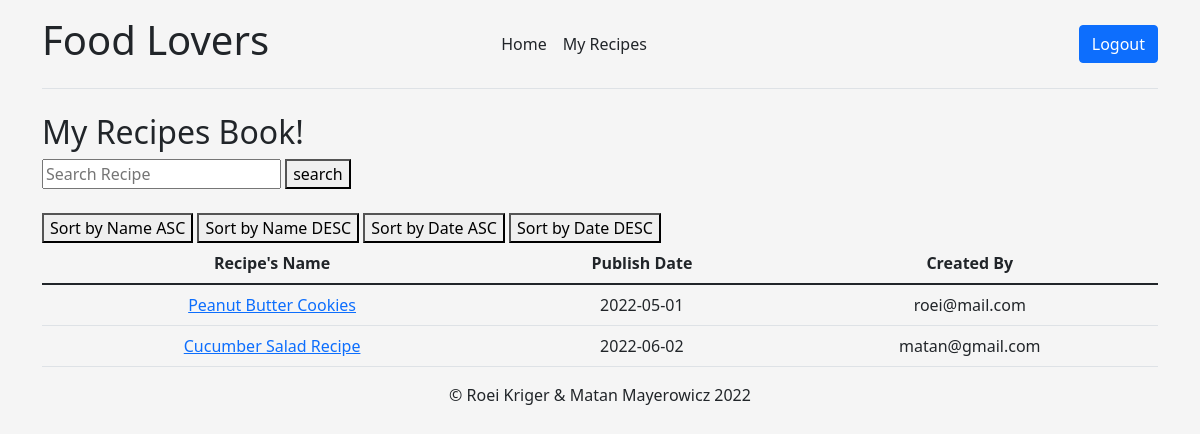
The app's page /recipes_page.php (signed in) with its own data.
### tables this page shows
CREATE TABLE `tbl_shared_recipes` (
  `user_mail` varchar(30) NOT NULL,
  `res_id` int(11) NOT NULL,
  `did_approve` tinyint(1) NOT NULL
);

CREATE TABLE `tbl_recipes` (
  `res_id` int(11) NOT NULL,
  `res_name` varchar(30) NOT NULL,
  `publish_date` date NOT NULL,
  `description` text NOT NULL,
  `author` varchar(30) NOT NULL
);

### recipes_page.php (the view, shortened to what this page needs)
<?php require_once "parts/header.php"; ?>
<?php require_once "db_actions/db.php"; ?>
<h2> My Recipes Book!</h2>
<div class="wrap">
  <form class="search" method="GET" action="?">
    <input type="text" name="searchText" class="searchTerm" placeholder="Search Recipe">
    <button type="submit" class="searchButton" id="searchbtn"> search </button>
  </form>
</div>
<br>
<button id="bNameA" onclick="location.href = 'recipes_page.php?dir=nameasc'">Sort by Name ASC</button>
<button id="bNameD" onclick="location.href = 'recipes_page.php?dir=namedesc'">Sort by Name DESC</button>
<button id="bDateA" onclick="location.href = 'recipes_page.php?dir=dateasc'">Sort by Date ASC</button>
<button id="bDateD" onclick="location.href = 'recipes_page.php?dir=datedesc'">Sort by Date DESC</button>
<table class="table" id="tbl">
  <thead>
    <tr>
      <th scope='col'>Recipe's Name</th>
      <th scope='col'>Publish Date</th>
      <th scope='col'>Created By</th>
    </tr>
  </thead>
  <tbody>
    <?php
    $where = "";
    $orderBy = "";
    $mail =  $_SESSION['user_email'];
    $sql = "SELECT * FROM tbl_recipes as R, tbl_shared_recipes as S WHERE R.res_id = S.res_id AND S.did_approve=1 AND S.user_mail = '$mail' $where $orderBy";
    $result = $conn->query($sql);
    ?>
    <?php while ($row = $result->fetch_assoc()) : ?>
      <tr>
        <td><a href="my_recipe.php?id=<?= $row["res_id"] ?>"> <?= $row["res_name"] ?> <a> </td>
        <td><time datetime="<?= $row['publish_date']?>"> <?= $row['publish_date'] ?> </time></td>
        <td><?= $row["author"] ?> </td>
      </tr>
    <?php endwhile; ?>
  </tbody>
</table>
<?php require_once "parts/footer.php"; ?>

### css/mystyle.css (style rules this page uses)
table { text-align: center; }
body { background-color: #f5f5f5; }

### records on screen
tbl_shared_recipes: res.res_name "Peanut Butter Cookies", res.publish_date "2022-05-01", res.author "roei@mail.com"
tbl_shared_recipes: res.res_name "Cucumber Salad Recipe", res.publish_date "2022-06-02", res.author "matan@gmail.com"
